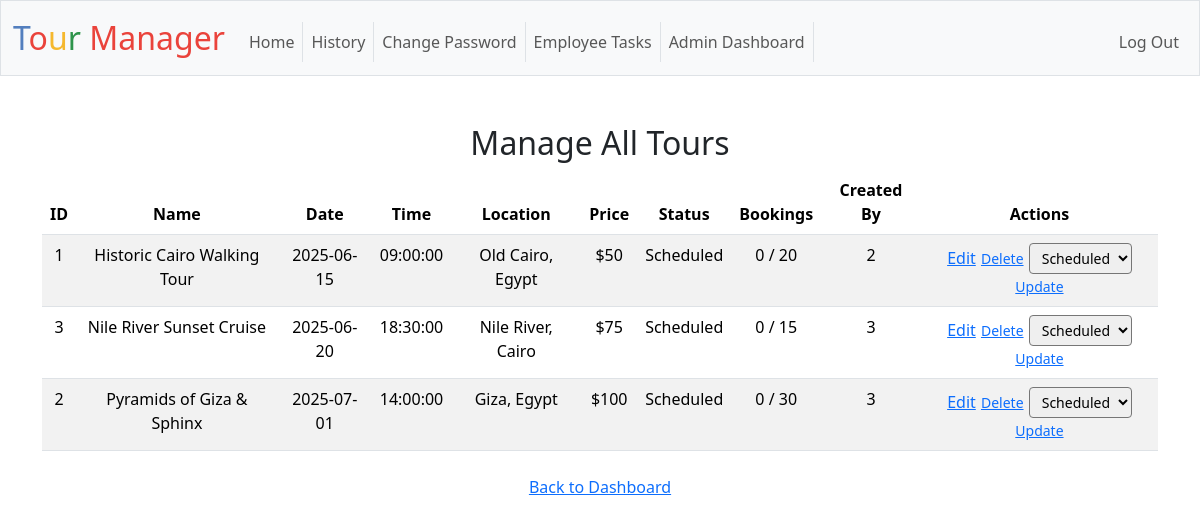
Page /admin/tours (signed in) on the committed database.
### tables this page shows
CREATE TABLE tours (
    id INTEGER PRIMARY KEY AUTOINCREMENT NOT NULL,
    name TEXT NOT NULL,
    "location" TEXT NOT NULL, -- This field is fine for location as you described
    description TEXT,
    date DATE NOT NULL,
    time TIME NOT NULL,
    duration TEXT, -- e.g., "3 hours"
    price NUMERIC NOT NULL,
    current_bookings INTEGER NOT NULL DEFAULT 0,
    status TEXT NOT NULL CHECK(status IN ('Scheduled', 'Confirmed', 'Cancelled', 'Completed', 'Archived')) DEFAULT 'Scheduled',
    created_by_user_id INTEGER NOT NULL, max_capacity INTEGER NOT NULL DEFAULT 0, -- Removed the comma here
    FOREIGN KEY(created_by_user_id) REFERENCES users(id)
);

### app.py (the view)
@app.route("/admin/tours")
@login_required
@role_required("administrator")
def admin_list_tours():
    all_tours = db.execute("SELECT * FROM tours ORDER BY date, time")
    for tour in all_tours:
        tour['formatted_date'] = tour['date'] # Adjust formatting as needed
        tour['formatted_time'] = tour['time'] # Adjust formatting as needed
    return render_template("admin_list_tours.html", all_tours=all_tours)

### app.py (called while the page is built)
@app.after_request
def after_request(response):
    response.headers["Cache-Control"] = "no-cache, no-store, must-revalidate"
    response.headers["Expires"] = 0
    response.headers["Pragma"] = "no-cache"
    return response

### helpers.py (called while the page is built)
def login_required(f):
    @wraps(f)
    def decorated_function(*args, **kwargs):
        if session.get("user_id") is None:
            return redirect(url_for("login"))
        return f(*args, **kwargs)
    return decorated_function

def role_required(*allowed_roles):
    def decorator(f):
        @wraps(f)
        def decorated_function(*args, **kwargs):
            if session.get("user_id") is None:
                flash("You need to log in to access this page.")
                return redirect(url_for("login"))
            user_roll = session.get("user_roll")
            if user_roll not in allowed_roles:
                flash("You do not have the necessary permissions to access this page.")
                return redirect(url_for("index")) # Or url_for("permission_denied") if you create one
            return f(*args, **kwargs)
        return decorated_function
    return decorator

### templates/admin_list_tours.html (shortened to what this page needs)
{% extends "layout.html" %}
{% block main %}
    <h2>Manage All Tours</h2>
    {% if all_tours %}
        <table class="table table-striped">
            <thead>
                <tr>
                    <th>ID</th>
                    <th>Name</th>
                    <th>Date</th>
                    <th>Time</th>
                    <th>Location</th>
                    <th>Price</th>
                    <th>Status</th>
                    <th>Bookings</th>
                    <th>Created By</th>
                    <th>Actions</th>
                </tr>
            </thead>
            <tbody>
                {% for tour in all_tours %}
                    <tr>
                        <td>{{ tour.id }}</td>
                        <td>{{ tour.name | default("N/A") }}</td>
                        <td>{{ tour.formatted_date | default("N/A") }}</td>
                        <td>{{ tour.formatted_time | default("N/A") }}</td>
                        <td>{{ tour.location | default("N/A") }}</td>
                        <td>${{ tour.price | round(2) | default("N/A") }}</td>
                        <td>{{ tour.status | default("N/A") }}</td>
                        <td>{{ tour.current_bookings }} / {{ tour.max_capacity }}</td>
                        <td>{{ tour.created_by_user_id | default("N/A") }}</td>
                        <td>
                             <a href="{{ url_for('edit_tour', tour_id=tour.id) }}">Edit</a>
                            <form action="{{ url_for('delete_tour', tour_id=tour.id) }}" method="post" class="d-inline">
                                <button type="submit" class="btn btn-link btn-sm p-0 m-0 align-baseline" onclick="return confirm('Are you sure you want to delete this tour?');">Delete</button>
                            </form>
                             <form action="{{ url_for('update_tour_status', tour_id=tour.id) }}" method="post" class="d-inline">
                                <select name="status" class="form-select-sm d-inline w-auto">
                                    <option value="Scheduled" {% if tour.status == 'Scheduled' %}selected{% endif %}>Scheduled</option>
                                </select>
                                <button type="submit" class="btn btn-link btn-sm p-0 m-0 align-baseline">Update</button>
                            </form>
                        </td>
                    </tr>
                {% endfor %}
            </tbody>
        </table>
    {% else %}
        <p>No tours found.</p>
    {% endif %}
    <p class="mt-4"><a href="{{ url_for('admin_dashboard') }}">Back to Dashboard</a></p>
{% endblock %}

### templates/layout.html (shortened to what this page needs)
<!DOCTYPE html>
<html lang="en">
    <head>
        <link href="https://cdn.jsdelivr.net/npm/bootstrap@5.3.3/dist/css/bootstrap.min.css" rel="stylesheet">
        <link href="/static/styles.css" rel="stylesheet">
    </head>
    <body>
        <nav class="bg-light border navbar navbar-expand-md navbar-light">
            <div class="container-fluid">
                <a class="navbar-brand" href="{{ url_for('index') }}"><span class="blue">T</span><span class="red">o</span><span class="yellow">u</span><span class="green">r</span> <span class="red">Manager</span></a>
                <div class="collapse navbar-collapse" id="navbar">
                    {% if session["user_id"] %}
                        <ul class="navbar-nav me-auto mt-2">
                            <li class="nav-item border-end"><a class="nav-link" href="{{ url_for('index') }}">Home</a></li>
                            <li class="nav-item border-end"><a class="nav-link" href="{{ url_for('history') }}">History</a></li>
                            <li class="nav-item border-end"><a class="nav-link" href="{{ url_for('change_password') }}">Change Password</a></li>
                            {% if session["user_roll"] == "employee" or session["user_roll"] == "administrator" %}
                                <li class="nav-item border-end"><a class="nav-link" href="{{ url_for('employee_tasks') }}">Employee Tasks</a></li>
                                {% if session["user_roll"] == "administrator" %}
                                    <li class="nav-item border-end"><a class="nav-link" href="{{ url_for('admin_dashboard') }}">Admin Dashboard</a></li>
                                {% endif %}
                            {% endif %}
                        </ul>
                        <ul class="navbar-nav ms-auto mt-2">
                            <li class="nav-item"><a class="nav-link" href="{{ url_for('logout') }}">Log Out</a></li>
                        </ul>
                    {% endif %}
                </div>
            </div>
        </nav>
        <main class="container py-5 text-center">
            {% block main %}{% endblock %}
        </main>
    </body>
</html>

### static/styles.css (style rules this page uses)
nav .navbar-brand { font-size: xx-large; }
nav .navbar-brand .blue { color: #537fbe; }
nav .navbar-brand .red { color: #ea433b; }
nav .navbar-brand .yellow { color: #f5b82e; }
nav .navbar-brand .green { color: #2e944b; }

### rows in the picture
tours: id "1", name "Historic Cairo Walking Tour", formatted_date "2025-06-15", formatted_time "09:00:00", location "Old Cairo, Egypt", price "50", status "Scheduled", current_bookings "0", max_capacity "20", created_by_user_id "2"
tours: id "3", name "Nile River Sunset Cruise", formatted_date "2025-06-20", formatted_time "18:30:00", location "Nile River, Cairo", price "75", status "Scheduled", current_bookings "0", max_capacity "15", created_by_user_id "3"
tours: id "2", name "Pyramids of Giza & Sphinx", formatted_date "2025-07-01", formatted_time "14:00:00", location "Giza, Egypt", price "100", status "Scheduled", current_bookings "0", max_capacity "30", created_by_user_id "3"
